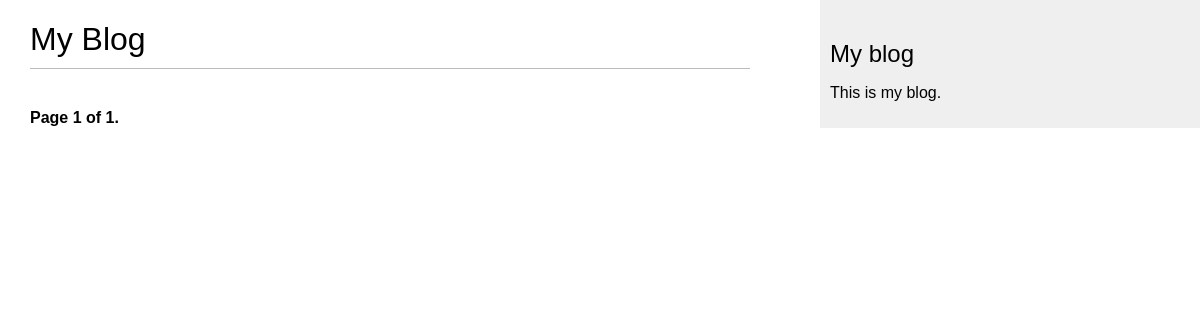
/blog/, run on an earlier commit of the app's database.
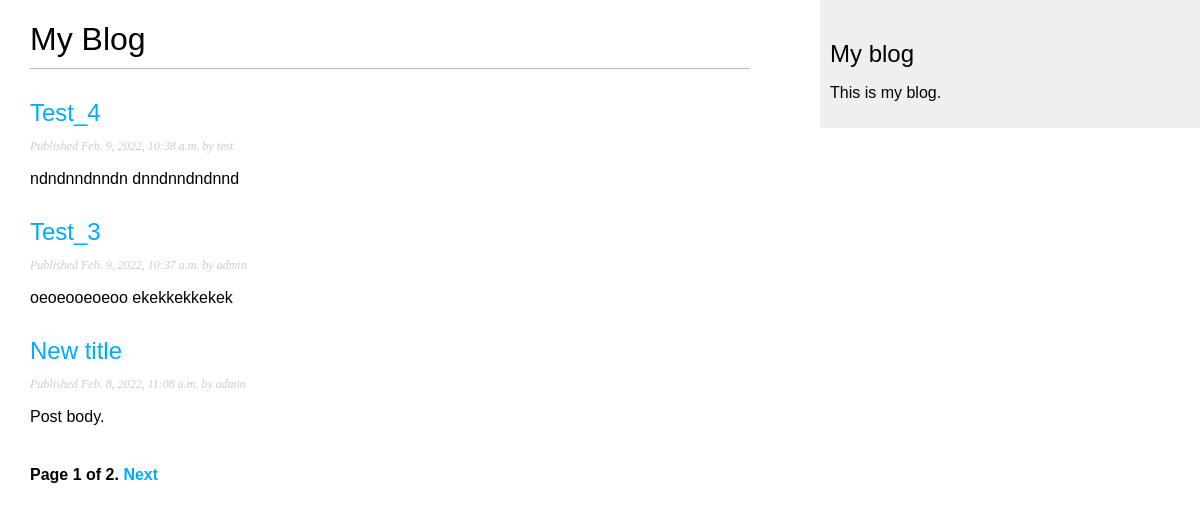
And on a later commit of the database.
### blog/models.py (models this page shows, shortened)
class Post(models.Model):
    objects = models.Manager()  # The default manager.
    published = PublishedManager()  # Our custom manager
    STATUS_CHOICES = (
        ('draft', 'Draft'),
        ('published', 'Published'),
        )
    title = models.CharField(max_length=250)
    slug = models.SlugField(max_length=250, unique_for_date='publish')
    author = models.ForeignKey(User, on_delete=models.CASCADE, related_name='blog_posts')
    body = models.TextField()
    publish = models.DateTimeField(default=timezone.now)
    created = models.DateTimeField(auto_now_add=True)
    updated = models.DateTimeField(auto_now=True)
    status = models.CharField(max_length=10, choices=STATUS_CHOICES, default='draft')
    class Meta:
        ordering = ('-publish',)
    def get_absolute_url(self):
        return reverse('blog:post_detail',
                       args=[self.publish.year,
                             self.publish.month,
                             self.publish.day, self.slug])

### blog/views.py (the view)
# urls.py: path('', views.post_list, name='post_list'),
def post_list(request):
    object_list = Post.published.all()
    paginator = Paginator(object_list, 3)  # 3 posts in each page
    page = request.GET.get('page')
    try:
        posts = paginator.page(page)
    except PageNotAnInteger:
        posts = paginator.page(1)
    except EmptyPage:
        posts = paginator.page(paginator.num_pages)
    return render(request,
                  'blog/post/list.html',
                  {'page': page,
                   'posts': posts})

### blog/models.py (called while the page is built)
    def get_queryset(self):
        return super(PublishedManager, self).get_queryset().filter(status='published')

### blog/templates/blog/post/list.html (shortened to what this page needs)
{% extends "blog/base.html" %}
{% block content %}
    <h1>My Blog</h1>
    {% for post in posts %}
        <h2>
            <a href="{{ post.get_absolute_url }}">
            {{ post.title }}
            </a>
        </h2>
        <p class="date">
        Published {{ post.publish }} by {{ post.author }}
        </p>
        {{ post.body|truncatewords:30|linebreaks }}
    {% endfor %}
    {% include "pagination.html" with page=posts %}
{% endblock %}

### blog/templates/blog/base.html (shortened to what this page needs)
{% load static %}
<!DOCTYPE html>
<html>
<head>
    <link href="{% static 'css/blog.css' %}" rel="stylesheet">
</head>
<body>
    <div id="content">
        {% block content %}
        {% endblock %}
    </div>
    <div id="sidebar">
        <h2>My blog</h2>
        <p>This is my blog.</p>
    </div>
</body>
</html>

### blog/templates/pagination.html (shortened to what this page needs)
<div class="pagination">
    <span class="step-links">
        <span class="current">
            Page {{ page.number }} of {{ page.paginator.num_pages }}.
        </span>
        {% if page.has_next %}
            <a href="?page={{ page.next_page_number }}">Next</a>
        {% endif %}
    </span>
</div>

### blog/static/css/blog.css (style rules this page uses)
body { margin:0; padding:0; font-family:helvetica, sans-serif; }
a { color:#00abff; text-decoration:none; }
h1 { font-weight:normal; border-bottom:1px solid #bbb; padding:0 0 10px 0; }
h2 { font-weight:normal; margin:30px 0 0; }
#content { float:left; width:60%; padding:0 0 0 30px; }
#sidebar { float:right; width:30%; padding:10px; background:#efefef; height:100%; }
p.date { color:#ccc; font-family: georgia, serif; font-size: 12px; font-style: italic; }
.pagination { margin:40px 0; font-weight:bold; }

What changed in the data, as far as the page shows it:
added Post: title "Test_4", publish "Feb. 9, 2022, 10:38 a.m.", author "test", body "ndndnndnndn dnndnndndnnd"
added Post: title "Test_3", publish "Feb. 9, 2022, 10:37 a.m.", author "admin", body "oeoeooeoeoo ekekkekkekek"
added Post: title "New title", publish "Feb. 8, 2022, 11:08 a.m.", author "admin", body "Post body."
Also different on the page:
{{ page.paginator.num_pages }}: "1" → "2"
text now shown: "Next"
